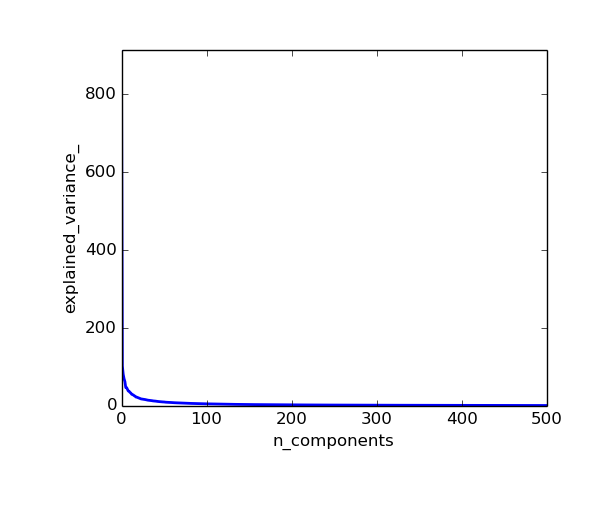

Generate this figure with Python:
# -*- coding: utf-8 -*-
"""
Get the PCA information, so that we can see which of the features contributes
most to the variance
"""

'''
Get the data first
'''
# Imports
import scipy.io as sio
from sklearn.svm import SVC
from sklearn import decomposition
from sklearn.pipeline import Pipeline
import matplotlib.pyplot as plt

# Import the data
trainData = sio.loadmat('Train.mat')
testData = sio.loadmat('Test.mat')

# Get the values of the train data
Xtrain = trainData.get('Xtrain')
Ytrain = trainData.get('Ytrain')
eventsTrain = trainData.get('eventsTrain')
subjectsTrain = trainData.get('subjectsTrain')
x = trainData.get('x')
y = trainData.get('y')
z = trainData.get('z')

svm = SVC(C=50.0, cache_size=200, class_weight=None, coef0=0.0,
          degree=3, gamma=100, kernel='rbf', max_iter=-1, 
          probability=True,random_state=None, shrinking=True, 
          tol=0.001, verbose=False)

pca = decomposition.PCA()
pipe = Pipeline(steps=[('pca', pca), ('svm', svm)])
Xnew = pca.fit(Xtrain)

'''
Plot the PCA spectrum
'''
plt.figure(1, figsize=(4,3))
plt.clf()
plt.axes([0.2, 0.2, 0.7, 0.7])
plt.plot(pca.explained_variance_, linewidth=2)
plt.axis('tight')
plt.xlabel('n_components')
plt.ylabel('explained_variance_')
